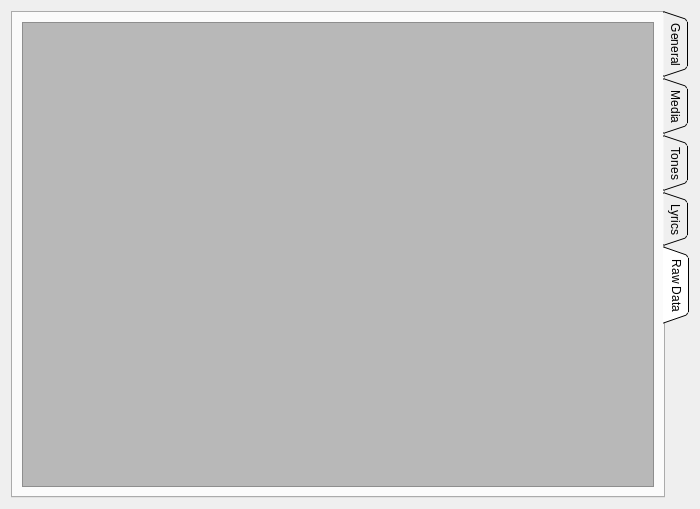
<?xml version="1.0" encoding="UTF-8"?>
<ui version="4.0">
 <class>SongInfo</class>
 <widget class="QWidget" name="SongInfo">
  <property name="geometry">
   <rect>
    <x>0</x>
    <y>0</y>
    <width>700</width>
    <height>509</height>
   </rect>
  </property>
  <property name="windowTitle">
   <string>Form</string>
  </property>
  <property name="windowOpacity">
   <double>0.500000000000000</double>
  </property>
  <layout class="QVBoxLayout" name="verticalLayout_2">
   <item>
    <layout class="QHBoxLayout" name="horizontalLayout">
     <item>
      <widget class="QTabWidget" name="tabWidget">
       <property name="enabled">
        <bool>true</bool>
       </property>
       <property name="tabPosition">
        <enum>QTabWidget::East</enum>
       </property>
       <property name="tabShape">
        <enum>QTabWidget::Triangular</enum>
       </property>
       <property name="currentIndex">
        <number>4</number>
       </property>
       <widget class="QWidget" name="generalTab">
        <attribute name="title">
         <string>General</string>
        </attribute>
        <layout class="QVBoxLayout" name="verticalLayout">
         <item>
          <layout class="QHBoxLayout" name="horizontalLayout_2">
           <item>
            <widget class="QLabel" name="songLabel">
             <property name="text">
              <string>&lt;html&gt;&lt;head/&gt;&lt;body&gt;&lt;p align=&quot;center&quot;&gt;&lt;span style=&quot; font-size:xx-large; font-weight:600;&quot;&gt;No Song&lt;/span&gt;&lt;/p&gt;&lt;/body&gt;&lt;/html&gt;</string>
             </property>
            </widget>
           </item>
          </layout>
         </item>
         <item>
          <widget class="QGroupBox" name="filesGroup">
           <property name="title">
            <string>Files</string>
           </property>
           <property name="flat">
            <bool>true</bool>
           </property>
           <layout class="QFormLayout" name="formLayout_2">
            <property name="fieldGrowthPolicy">
             <enum>QFormLayout::ExpandingFieldsGrow</enum>
            </property>
            <property name="topMargin">
             <number>9</number>
            </property>
            <item row="0" column="0">
             <widget class="QLabel" name="label_3">
              <property name="text">
               <string>MP3</string>
              </property>
             </widget>
            </item>
            <item row="0" column="1">
             <layout class="QHBoxLayout" name="horizontalLayout_3">
              <property name="spacing">
               <number>0</number>
              </property>
              <item>
               <widget class="QLineEdit" name="mp3file">
                <property name="readOnly">
                 <bool>true</bool>
                </property>
               </widget>
              </item>
              <item>
               <widget class="QToolButton" name="setMP3File">
                <property name="text">
                 <string>...</string>
                </property>
               </widget>
              </item>
             </layout>
            </item>
            <item row="1" column="0">
             <widget class="QLabel" name="label_8">
              <property name="text">
               <string>Cover</string>
              </property>
             </widget>
            </item>
            <item row="1" column="1">
             <layout class="QHBoxLayout" name="horizontalLayout_4">
              <property name="spacing">
               <number>0</number>
              </property>
              <item>
               <widget class="QLineEdit" name="covFile">
                <property name="readOnly">
                 <bool>true</bool>
                </property>
               </widget>
              </item>
              <item>
               <widget class="QToolButton" name="setCovFile">
                <property name="text">
                 <string>...</string>
                </property>
               </widget>
              </item>
             </layout>
            </item>
            <item row="2" column="0">
             <widget class="QLabel" name="label_10">
              <property name="text">
               <string>Video</string>
              </property>
             </widget>
            </item>
            <item row="3" column="0">
             <widget class="QLabel" name="label_9">
              <property name="text">
               <string>Background</string>
              </property>
             </widget>
            </item>
            <item row="2" column="1">
             <layout class="QHBoxLayout" name="horizontalLayout_5">
              <property name="spacing">
               <number>0</number>
              </property>
              <item>
               <widget class="QLineEdit" name="vidFile">
                <property name="readOnly">
                 <bool>true</bool>
                </property>
               </widget>
              </item>
              <item>
               <widget class="QToolButton" name="setVidFile">
                <property name="text">
                 <string>...</string>
                </property>
               </widget>
              </item>
             </layout>
            </item>
            <item row="3" column="1">
             <layout class="QHBoxLayout" name="horizontalLayout_6">
              <property name="spacing">
               <number>0</number>
              </property>
              <item>
               <widget class="QLineEdit" name="bgFile">
                <property name="readOnly">
                 <bool>true</bool>
                </property>
               </widget>
              </item>
              <item>
               <widget class="QToolButton" name="setBGFile">
                <property name="text">
                 <string>...</string>
                </property>
               </widget>
              </item>
             </layout>
            </item>
           </layout>
          </widget>
         </item>
         <item>
          <widget class="QGroupBox" name="generalGroup">
           <property name="title">
            <string>General</string>
           </property>
           <property name="flat">
            <bool>true</bool>
           </property>
           <layout class="QFormLayout" name="formLayout">
            <property name="fieldGrowthPolicy">
             <enum>QFormLayout::ExpandingFieldsGrow</enum>
            </property>
            <item row="0" column="0">
             <widget class="QLabel" name="titleLabel">
              <property name="text">
               <string>Title</string>
              </property>
             </widget>
            </item>
            <item row="0" column="1">
             <widget class="QLineEdit" name="title"/>
            </item>
            <item row="1" column="0">
             <widget class="QLabel" name="artistLabel">
              <property name="text">
               <string>Artist</string>
              </property>
             </widget>
            </item>
            <item row="1" column="1">
             <widget class="QLineEdit" name="artist"/>
            </item>
            <item row="2" column="0">
             <widget class="QLabel" name="editionLabel">
              <property name="text">
               <string>Edition</string>
              </property>
             </widget>
            </item>
            <item row="2" column="1">
             <widget class="QLineEdit" name="edition"/>
            </item>
            <item row="3" column="0">
             <widget class="QLabel" name="genreLabel">
              <property name="text">
               <string>Genre</string>
              </property>
             </widget>
            </item>
            <item row="3" column="1">
             <widget class="QLineEdit" name="genre"/>
            </item>
           </layout>
          </widget>
         </item>
         <item>
          <widget class="QGroupBox" name="settingsGroup">
           <property name="title">
            <string>Settings</string>
           </property>
           <property name="flat">
            <bool>true</bool>
           </property>
           <layout class="QFormLayout" name="formLayout_3">
            <property name="fieldGrowthPolicy">
             <enum>QFormLayout::ExpandingFieldsGrow</enum>
            </property>
            <item row="0" column="0">
             <widget class="QLabel" name="label_5">
              <property name="text">
               <string>BPM</string>
              </property>
             </widget>
            </item>
            <item row="1" column="0">
             <widget class="QLabel" name="label_4">
              <property name="text">
               <string>GAP</string>
              </property>
             </widget>
            </item>
            <item row="2" column="0">
             <widget class="QLabel" name="label_11">
              <property name="text">
               <string>Mode</string>
              </property>
             </widget>
            </item>
            <item row="2" column="1">
             <widget class="QCheckBox" name="checkBox">
              <property name="text">
               <string>Relative</string>
              </property>
             </widget>
            </item>
            <item row="1" column="1">
             <widget class="QLineEdit" name="lineEdit_6">
              <property name="inputMask">
               <string>#D000.900</string>
              </property>
              <property name="text">
               <string>+000.0</string>
              </property>
             </widget>
            </item>
            <item row="0" column="1">
             <widget class="QLineEdit" name="lineEdit_5">
              <property name="inputMask">
               <string>9999.9999</string>
              </property>
              <property name="text">
               <string>0000.0000</string>
              </property>
             </widget>
            </item>
           </layout>
          </widget>
         </item>
        </layout>
       </widget>
       <widget class="QWidget" name="mediaTab">
        <attribute name="title">
         <string>Media</string>
        </attribute>
       </widget>
       <widget class="QWidget" name="tonesTab">
        <attribute name="title">
         <string>Tones</string>
        </attribute>
        <layout class="QVBoxLayout" name="verticalLayout_3">
         <item>
          <layout class="QHBoxLayout" name="horizontalLayout_9">
           <item>
            <widget class="QCheckBox" name="playMP3">
             <property name="text">
              <string>Play MP3</string>
             </property>
             <property name="checked">
              <bool>true</bool>
             </property>
            </widget>
           </item>
           <item>
            <widget class="QCheckBox" name="playNotes">
             <property name="text">
              <string>Play Notes</string>
             </property>
             <property name="checked">
              <bool>true</bool>
             </property>
            </widget>
           </item>
           <item>
            <widget class="QCheckBox" name="checkBox_4">
             <property name="enabled">
              <bool>false</bool>
             </property>
             <property name="text">
              <string>Play Metronome</string>
             </property>
             <property name="checked">
              <bool>false</bool>
             </property>
            </widget>
           </item>
          </layout>
         </item>
         <item>
          <widget class="NoteWidget" name="notes" native="true"/>
         </item>
         <item>
          <layout class="QHBoxLayout" name="horizontalLayout_8">
           <item>
            <widget class="QPushButton" name="firstLine">
             <property name="text">
              <string/>
             </property>
             <property name="icon">
              <iconset theme="go-first">
               <normaloff/>
              </iconset>
             </property>
            </widget>
           </item>
           <item>
            <widget class="QPushButton" name="prevLine">
             <property name="text">
              <string/>
             </property>
             <property name="icon">
              <iconset theme="go-previous">
               <normaloff/>
              </iconset>
             </property>
            </widget>
           </item>
           <item>
            <widget class="QLineEdit" name="curLine">
             <property name="inputMask">
              <string>000</string>
             </property>
            </widget>
           </item>
           <item>
            <widget class="QLabel" name="label">
             <property name="text">
              <string>/</string>
             </property>
            </widget>
           </item>
           <item>
            <widget class="QLineEdit" name="maxLine">
             <property name="inputMask">
              <string>000</string>
             </property>
             <property name="readOnly">
              <bool>true</bool>
             </property>
            </widget>
           </item>
           <item>
            <widget class="QPushButton" name="nextLine">
             <property name="text">
              <string/>
             </property>
             <property name="icon">
              <iconset theme="go-next">
               <normaloff/>
              </iconset>
             </property>
            </widget>
           </item>
           <item>
            <widget class="QPushButton" name="lastLine">
             <property name="text">
              <string/>
             </property>
             <property name="icon">
              <iconset theme="go-last">
               <normaloff/>
              </iconset>
             </property>
            </widget>
           </item>
          </layout>
         </item>
        </layout>
       </widget>
       <widget class="QWidget" name="lyricsTab">
        <attribute name="title">
         <string>Lyrics</string>
        </attribute>
        <layout class="QHBoxLayout" name="horizontalLayout_7">
         <item>
          <widget class="QTextEdit" name="rawLyrics"/>
         </item>
        </layout>
       </widget>
       <widget class="QWidget" name="rawDataWidget">
        <attribute name="title">
         <string>Raw Data</string>
        </attribute>
        <layout class="QVBoxLayout" name="verticalLayout_4">
         <item>
          <widget class="QTextEdit" name="rawData">
           <property name="styleSheet">
            <string notr="true">background-color: palette(mid)</string>
           </property>
           <property name="readOnly">
            <bool>true</bool>
           </property>
           <property name="acceptRichText">
            <bool>false</bool>
           </property>
          </widget>
         </item>
        </layout>
       </widget>
      </widget>
     </item>
    </layout>
   </item>
  </layout>
 </widget>
 <customwidgets>
  <customwidget>
   <class>NoteWidget</class>
   <extends>QWidget</extends>
   <header>notewidget.h</header>
   <container>1</container>
  </customwidget>
 </customwidgets>
 <resources/>
 <connections/>
</ui>
